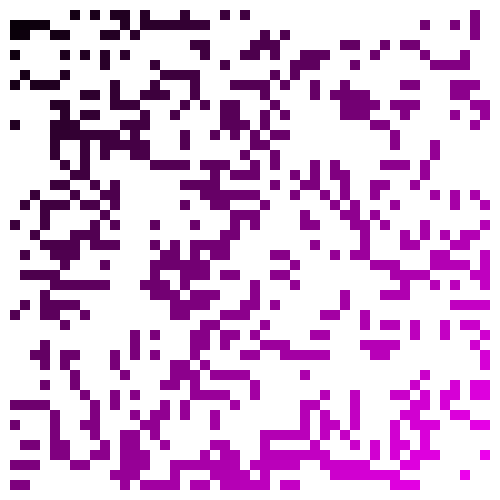
Frame 1 (no input)
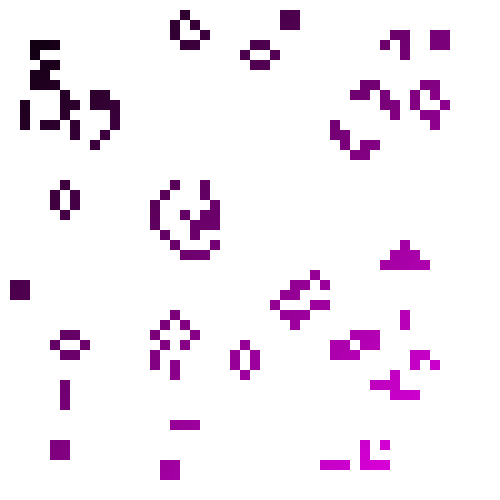
Frame 60 (no input)
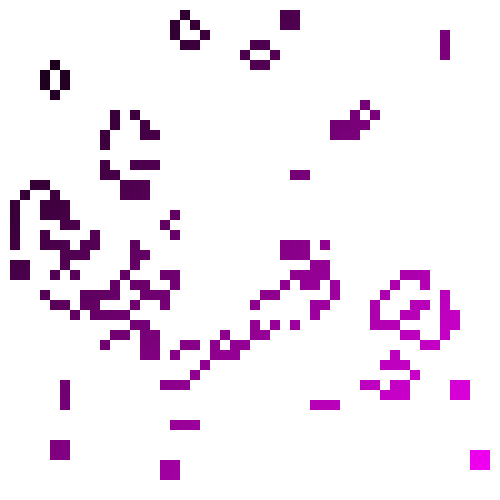
Frame 120 (the mouse pressed at the canvas centre since frame 60)

The p5.js sketch that drew these frames (run headless with seeded random() and noise() and a simulated clock; from frame 60 on, the mouse is pressed at the canvas centre):

// p5.js sketch
// ── sketch.js
// Idea and logic is based on https://natureofcode.com/book/chapter-7-cellular-automata/
// Specifics of ruleset and visuals are my own

let cells = [];
let gridSize = 50; // Must fit well into canvas size
let cellSize;
let currentCell;

function setup() {
  createCanvas(500, 500);
  cellSize = width / gridSize;
  frameRate(30);

  createGrid();
  noStroke();
}

function draw() {
  for (let row = 0; row < cells.length; row++) {
    for (let column = 0; column < cells[0].length; column++) {
      cells[row][column].state = cells[row][column].calculateNext();
    }
  }
  showAll();
}

function createGrid() {
  for (let row = 0; row < gridSize; row++) {
    cells.push([]);
    for (let column = 0; column < gridSize; column++) {
      cells[row].push(new Cell(row, column));
    }
  }
}

function showAll() {
  for (let row = 0; row < cells.length; row++) {
    for (let column = 0; column < cells[0].length; column++) {
      cells[row][column].render();
      cells[row][column].pastState = cells[row][column].state;
    }
  }
}

class Cell {
  constructor(row, column, state = Math.round(random())) {
    this.arrayRow = row;
    this.arrayColumn = column;
    this.x = row * cellSize;
    this.y = column * cellSize;
    this.state = state;
    this.pastState = state;
    this.color = ((row + column) / (gridSize * 2)) * 255;
  }

  render() {
    // Determine Fill
    if (this.pastState == 0 && this.state == 1) {
      // Birth
      //fill(0, 255, 0);
      fill(this.color, 0, this.color);
    } else if (this.pastState == 1 && this.state == 0) {
      // Death
      //fill(255, 0, 0);
      fill(255);
    } else if (this.state == 0) {
      // Off
      fill(255);
    } else {
      // On
      fill(this.color, 0, this.color);
    }
    // Draw shape
    rect(this.x, this.y, cellSize);
  }

  calculateNext() {
    // Check if cell is an edge
    if (
      this.arrayRow === 0 ||
      this.arrayRow === gridSize - 1 ||
      this.arrayColumn === 0 ||
      this.arrayColumn === gridSize - 1
    ) {
      return 0;
    }

    // Count neighbors
    let neighbors = 0;
    for (let i = -1; i <= 1; i++) {
      for (let j = -1; j <= 1; j++) {
        neighbors += cells[this.arrayRow + i][this.arrayColumn + j].pastState;
      }
    }
    neighbors -= this.pastState;

    if (this.pastState == 1 && neighbors < 2) {
      return 0;
    } else if (this.pastState == 1 && neighbors > 3) {
      return 0;
    } else if (this.pastState == 0 && neighbors == 3) {
      return 1;
    } else {
      return this.state;
    }
  }
}
